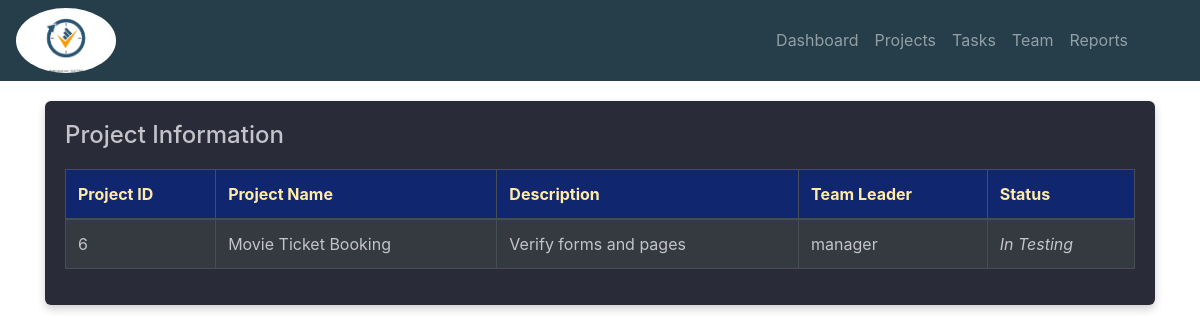
Page /manager/project.php (signed in) on the committed database.
### tables this page shows
CREATE TABLE `project` (
  `proj_id` int(11) NOT NULL,
  `name` varchar(30) NOT NULL,
  `description` text NOT NULL,
  `status` varchar(20) NOT NULL,
  `man_id` int(11) NOT NULL,
  `client` varchar(40) NOT NULL
);

CREATE TABLE `employee` (
  `emp_id` int(11) NOT NULL,
  `name` varchar(20) NOT NULL,
  `role` varchar(20) NOT NULL,
  `email` varchar(40) NOT NULL,
  `resume` longblob DEFAULT NULL,
  `gender` varchar(10) NOT NULL
);

### manager/project.php (the view, shortened to what this page needs)
<?php
$user = $_SESSION['email'];
?>
<!DOCTYPE html>
<html lang="en">
<head>
    <link rel="stylesheet" href="https://maxcdn.bootstrapcdn.com/bootstrap/4.5.2/css/bootstrap.min.css">
    <link rel="stylesheet" href="style2.css">
</head>
<body>
    <?php
    include ("nav.php");
    ?>
    <main>
        <div class="container">
            <div class="dashboard-content">
                <h4>Project Information</h4>
                <div class="table-responsive">
                    <table class="table table-bordered table-dark">
                        <thead>
                            <tr>
                                <th scope="col">Project ID</th>
                                <th scope="col">Project Name</th>
                                <th scope="col">Description</th>
                                <th scope="col">Team Leader</th>
                                <th scope="col">Status</th>
                            </tr>
                        </thead>
                        <tbody>
                            <?php
                            include "include/config.php";
                            $sql = "SELECT * FROM project INNER JOIN manager ON project.man_id = manager.man_id INNER JOIN employee ON manager.emp_id = employee.emp_id WHERE employee.email='$user'";
                            if ($result = mysqli_query($conn, $sql)) {
                                if (mysqli_num_rows($result) > 0) {
                                    for ($i = 0; $i <= 29; $i++) {
                                        $row = mysqli_fetch_array($result);
                                        if ($row !== null) {
                                            ?>
                                            <tr>
                                                <td><?php echo $row[0]; ?></td>
                                                <td><?php echo $row[1]; ?></td>
                                                <td><?php echo $row['description']; ?></td>
                                                <td><?php echo $row[11]; ?></td>
                                                <td><i><?php echo $row['status']; ?></i></td>
                                            </tr>
                                            <?php
                                        }
                                    }
                                }
                            }
                            ?>
                        </tbody>
                    </table>
                </div>
            </div>
        </div>
    </main>
</body>
</html>

### manager/style2.css (style rules this page uses)
body { font-family: 'Montserrat', sans-serif; background-color: #1f2029; background-image: url('https://s3-us-west-2.amazonaws.com/s.cdpn.io/1462889/pat.svg'); color: #34495e; margin: 0; padding: 0; height: 100%; }
main { display: flex; padding: 20px; justify-content: center; align-items: flex-start; }

### manager/project.php (style rules this page uses)
body { font-family: 'Poppins', sans-serif; font-weight: 300; font-size: 15px; line-height: 1.7; color: black; background-image: url('https://s3-us-west-2.amazonaws.com/s.cdpn.io/1462889/pat.svg'); overflow-x: hidden; background-color: #1f2029; }
main { padding: 20px; }
.container { max-width: 1500px; }
.dashboard-content { background-color: #2a2b38; color: #c4c3ca; padding: 20px; border-radius: 6px; box-shadow: 0 4px 8px 0 rgba(21, 21, 21, .2); }
.table-responsive { margin-top: 20px; }
.table th, .table td { color: #c4c3ca; }
.table thead th { background-color: #102770; color: #ffeba7; }

### rows in the picture
project: proj_id "6", name "Movie Ticket Booking", description "Verify forms and pages", employee.role "manager", status "In Testing"
